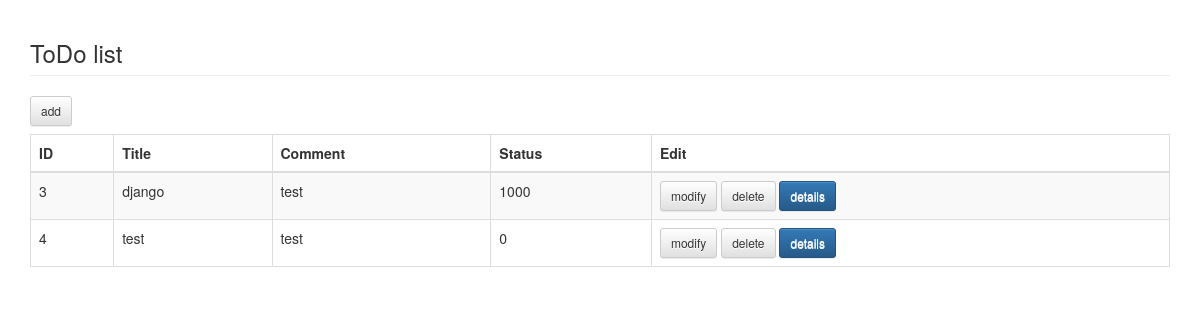
The page /cms/book/ on the database as committed earlier.
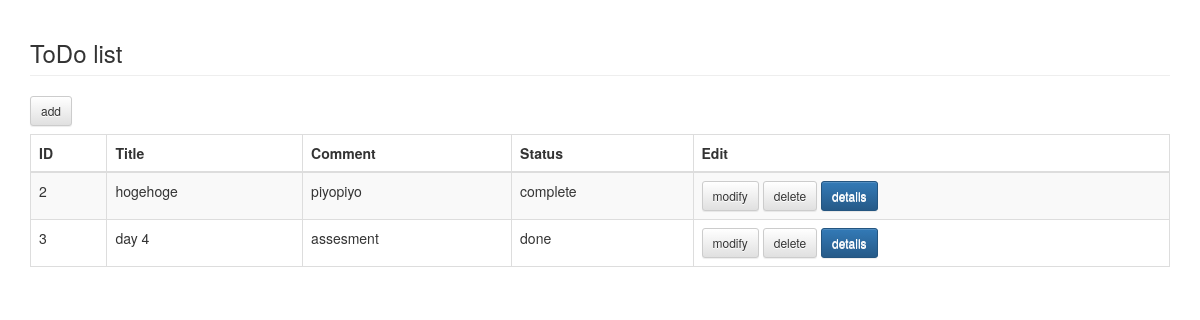
The same page on the database as committed later.
### cms/models.py (models this page shows, shortened)
class Book(models.Model):
    name = models.CharField('Title', max_length=255)
    publisher = models.CharField('Comment', max_length=255, blank=True)
    page = models.CharField('Status', max_length=255, blank=True)

### cms/views.py (the view)
def book_list(request):
    books = Book.objects.all().order_by('id')
    return render(request,
                  'cms/book_list.html',
                  {'books': books})

### cms/templates/cms/book_list.html (shortened to what this page needs)
{% extends "base.html" %}
{% block content %}
    <h3 class="page-header">ToDo list</h3>
    <a href="{% url 'cms:book_add' %}" class="btn btn-default btn-sm">add</a>
    <table class="table table-striped table-bordered">
      <thead>
        <tr>
          <th>ID</th>
          <th>Title</th>
          <th>Comment</th>
          <th>Status</th>
          <th>Edit</th>
        </tr>
      </thead>
      <tbody>
        {% for book in books %}
        <tr>
          <td>{{ book.id }}</td>
          <td>{{ book.name }}</td>
          <td>{{ book.publisher }}</td>
          <td>{{ book.page }}</td>
          <td>
            <a href="{% url 'cms:book_mod' book_id=book.id %}" class="btn btn-default btn-sm">modify</a>
            <a href="{% url 'cms:book_del' book_id=book.id %}" class="btn btn-default btn-sm">delete</a>
            <a href="{% url 'cms:impression_list' book_id=book.id %}" class="btn btn-default btn-sm btn-primary">details</a>
          </td>
        </tr>
        {% endfor %}
      </tbody>
    </table>
{% endblock content %}

### cms/templates/base.html (shortened to what this page needs)
{% load staticfiles %}
<!DOCTYPE html>
<html lang="{{ LANGUAGE_CODE|default:"en-us" }}">
<head>
<link href="{% static 'css/bootstrap.min.css' %}" rel="stylesheet">
<link href="{% static 'css/bootstrap-theme.min.css' %}" rel="stylesheet">
</head>
<body>
  <div class="container">
    {% block content %}{% endblock %}
  </div>
</body>
</html>

### cms/templates/cms/book_list.html (style rules this page uses)
table { margin-top: 8px; }

Rows that differ between the two databases and show on the page:
removed Book: id "4", name "test", publisher "test", page "0"
added Book: id "2", name "hogehoge", publisher "piyopiyo", page "complete"
changed Book id 3: name "django" → "day 4"; publisher "test" → "assesment"; page "1000" → "done"
